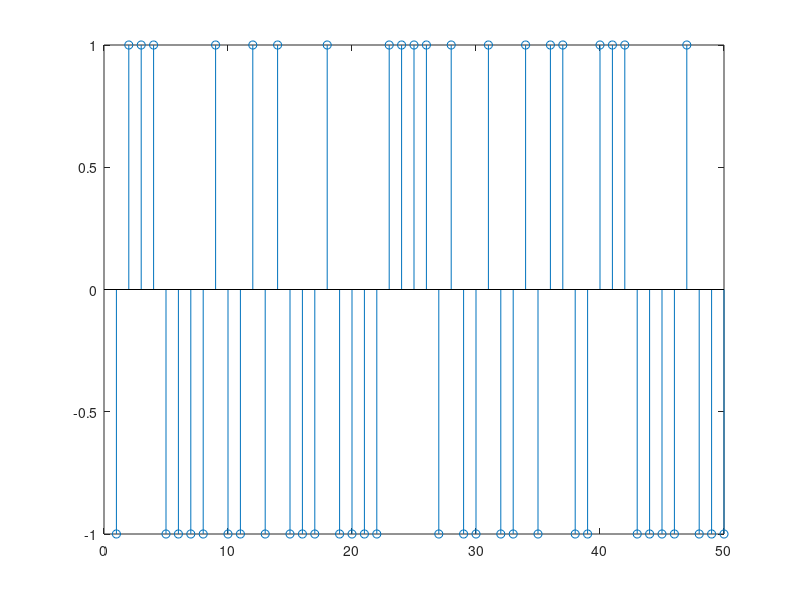

Source code (MATLAB): (Note: this script raises an error after producing the figure.)
clear;clc;
n=50;
data=sign(randn(1,50));
stem(data);
sp=sign(randn(1,16));
lp=sign(randn(1,32));
tsig=[1:162];


for m=0:4 
for k=1:16
    tsig(k+m*16)=sp(k);
end
end

for k=1:32
    tsig(80+k)=lp(k);
end

for k=1:50
    tsig(112+k)=data(k);
end

ud=4;
udata=zeros(1,162*ud);
udata(1:4:end)=tsig;

psd=conv(udata,srrc_fn(0.3,8,5));

plot(psd);

%noise
sd=0.2;
noise=sd*(randn(1,50));
revsig=zeros(1,212);
revsig(1:50)=noise;


sum=0;
index=zeros(1,712);
for n=1:604;
    for k=0:15;
        b=psd(n+k*ud)*psd(n+k*ud+16*ud);
        sum=sum+b;
    end
    index(n)=sum;
    sum=0;
end

pindex=zeros(1,712);
sum2=0;

for n=1:604;
    for k=0:15;
        b=psd(n+k*ud+16*ud)*psd(n+k*ud+16*ud);
        sum2=sum2+b;
    end
    pindex(n)=sum2;
    sum2=0;
end

m=zeros(1,712);

for n=1:604
    m(n)=index(n)*index(n)/(pindex(n)*pindex(n));
end

plot(m);

sum=0;
argmax=zeros(1,604);

for n=1:604;
    for k=0:31;
        b=psd(n+k*ud)*lp(k+1);
        sum=sum+b; 
    end
    argmax(n)=sum^2;
    sum=0;
end

plot(argmax);